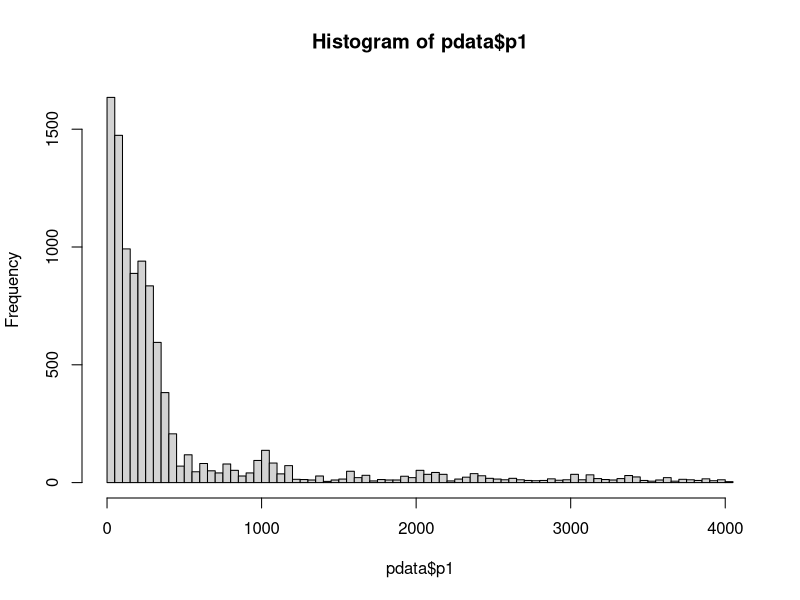
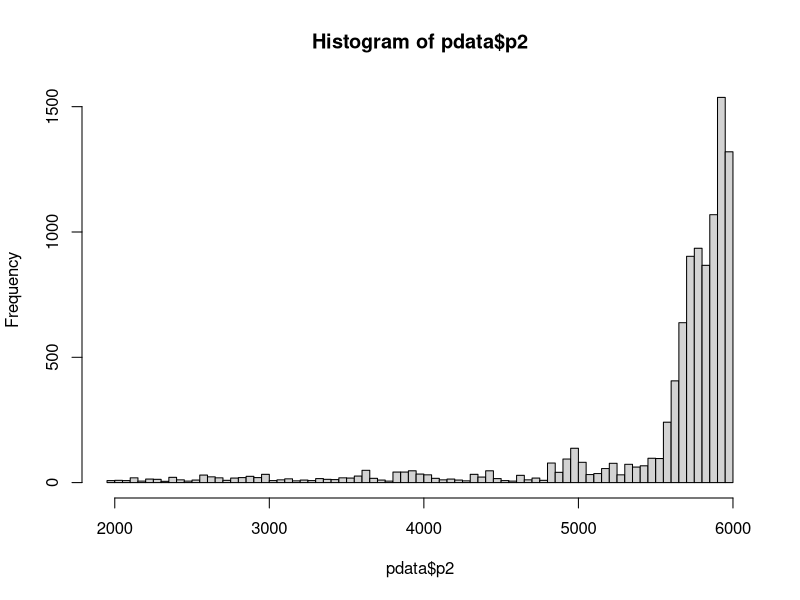
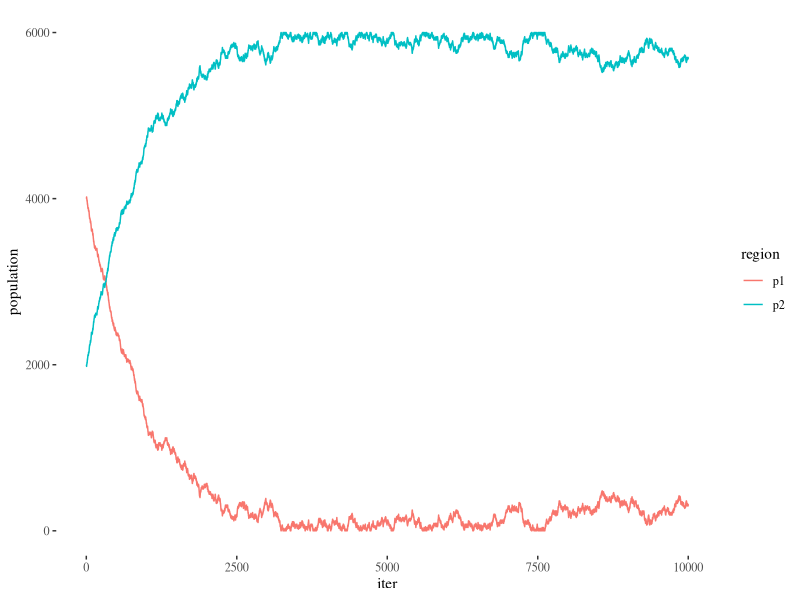
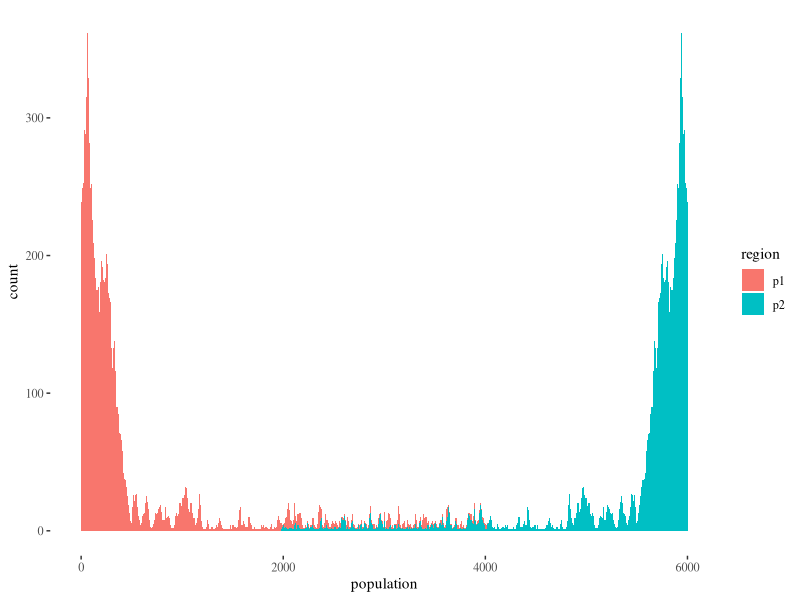

These charts were generated, in order, by the following R code:
## ---- chunk 1
totalPop <- 10000

capacity <- c(5000,5000)

slack <- c(4000,4000)

capjobs <- 0.98*capacity

UE <- 1-(capjobs/capacity)

avgUE <- sum((capacity/totalPop)*UE)

avgUE

## ---- chunk 2
marginaljobs <- function(p, capacity, slack){
  return((capacity - p)/(capacity - slack))
}

intmarginaljobs <- function(p, capacity, slack){
  imj <- (2*capacity*p - p^2)/(2*capacity - 2*slack)
  return(imj)
}

numjobsraw <- function(p1,p2,capacity,slack){
  nj <- intmarginaljobs(p2,capacity,slack) - 
    intmarginaljobs(p1,capacity,slack)
  return(nj)
}

numjobs <- function(p1,p2,capacity,slack){
  if(p1 < slack){
    if(p2 < slack){
      #print(1)
      return((p2-p1))
    }else if(p2 >= slack && p2 < capacity){
      nj <- (slack-p1) + numjobsraw(slack,p2,capacity,slack)
      #print(2)
      return(nj)
    }else{
      nj <- (slack-p1) + numjobsraw(slack,capacity,capacity,slack)
      #print(3)
      return(nj)
    }
    
  }else if(p1 >= slack && p1 < capacity){
    if(p2 < slack){
      nj <- (p2-slack) + numjobsraw(p1,slack,capacity,slack)
      #print(4)
      return(nj)
    }else if(p2 >= slack && p2 < capacity){
      nj <- numjobsraw(p1,p2,capacity,slack)
      #print(5)
      return(nj)
    }else{
      nj <- numjobsraw(p1,capacity,capacity,slack)
      #print(6)
      return(nj)
    }
    
  }else{
    if(p2 < slack){
      nj <- numjobsraw(capacity,slack,capacity,slack) + (p2 - slack)
      #print(7)
      return(nj)
    }else if(p2 >= slack && p2 < capacity){
      nj <- numjobsraw(capacity,p2,capacity,slack)
      #print(8)
      return(nj)
    }else{
      #print(9)
      return(0)
    }
  }
}

## ---- chunk 3
deltaPop <- c(-500,500)
deltaJobs <- c(numjobs(5000,4500,5000,4000),numjobs(5000,5500,5000,4000))

population <- capacity + deltaPop
jobs <- capjobs + deltaJobs
UE <- 1-(jobs/population)
avgUE <- sum((capacity/totalPop)*UE)

avgUE

## ---- chunk 4

u1 <- function(p){
  return(-p[1]+8000)
}

u2 <- function(p){
  return(-p[2]+14000)
}

c12 <- function(f){
  return(2*f[1])
}

c21 <- function(f){
  return(2*f[2])
}

p0 <- c(4000,2000)

flowcalc <- function(p){
  if(u2(p) > u1(p)){
    f1 <- (p[1] - p[2] + 6000)/4
    f <- c(f1,0)
  }else if(u1(p) > u2(p)){
    f2 <- (p[2] - p[1] - 6000)/4
    f <- c(0,f2)
  }else{f <- c(0,0)}
  
  return(f)
}

pdata <- data.frame(p1 = 4000, p2 = 2000, u1 = u1(p0), u2 = u2(p0))


for(i in 1:10){
  p <- c(tail(pdata$p1,1),tail(pdata$p2,1))
  f <- flowcalc(p)
  u <- c(u1(p),u2(p))
  totu <- sum(p*u)

  pdata <- rbind(pdata, c(p[1]-f[1]+f[2], p[2]+f[1]-f[2], u))
}



## ---- chunk 5

p0 <- c(4000,2000)
pdata <- data.frame(p1 = 4000, p2 = 2000, u1 = u1(p0), u2 = u2(p0))

pdatastep <- function(pdata){

  location <- sample(c(1,2),1)

  p <- c(tail(pdata$p1,1),tail(pdata$p2,1))

  if(location == 1){
    if(p[1] >= 10 && p[2] <= 5990){
      if(u1(p) < u2(p) - 200){
        p[1] <- p[1]-10
        p[2] <- p[2]+10
        pdata <- rbind(pdata,c(p,u1(p),u2(p)))
      }else{
        probmove <- (u2(p) - 200)/u1(p)
        if(runif(1) < probmove){
          p[1] <- p[1]-10
          p[2] <- p[2]+10
          pdata <- rbind(pdata,c(p,u1(p),u2(p)))
        }else{
          pdata <- rbind(pdata,c(p,u1(p),u2(p)))
        }
      }
    }else{
      pdata <- rbind(pdata,c(p,u1(p),u2(p)))
    }
    #print("location1")
  }
  
  if(location == 2){
    if(p[2] >= 10 && p[1] <= 5990){
      if(u2(p) < u1(p) - 200){
        p[2] <- p[2]-10
        p[1] <- p[1]+10
        pdata <- rbind(pdata,c(p,u1(p),u2(p)))
      }else{
        probmove <- (u1(p) - 200)/u2(p)
        if(runif(1) < probmove){
          p[2] <- p[2]-10
          p[1] <- p[1]+10
          pdata <- rbind(pdata,c(p,u1(p),u2(p)))
        }else{
          pdata <- rbind(pdata,c(p,u1(p),u2(p)))
        }
      }
    }else{
      pdata <- rbind(pdata,c(p,u1(p),u2(p)))
    }
    #print("location2")
  }
  
  #print("moo")
  
  return(pdata)

}



for(i in 1:9999){
  pdata <- pdatastep(pdata)
}



tail(pdata)

hist(pdata$p1,breaks=100)

hist(pdata$p2,breaks=100)

library(ggplot2)

library(reshape2)

library(ggthemes)

pdata$iter <- 1:length(pdata$p1)

par(mfrow=c(2,1))

pdatamelt <- melt(pdata, id.vars=c("u1","u2","iter"), measure.vars=c("p1","p2"),
                  variable.name="region", value.name="population")

ggplot(pdatamelt, aes(x=iter, y=population,color=region)) + geom_line() +
  theme_tufte()

ggplot(pdatamelt, aes(x=population, fill=region)) + 
  geom_histogram(binwidth = 10) + theme_tufte()
